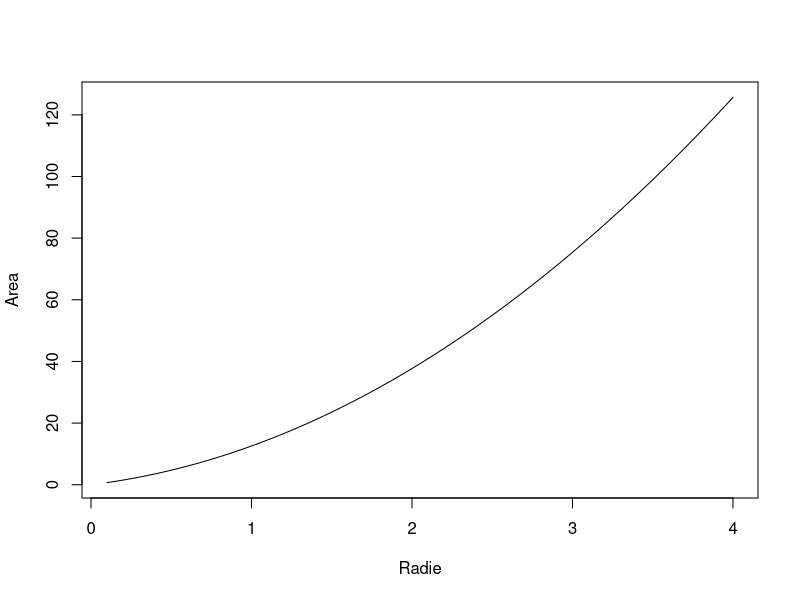
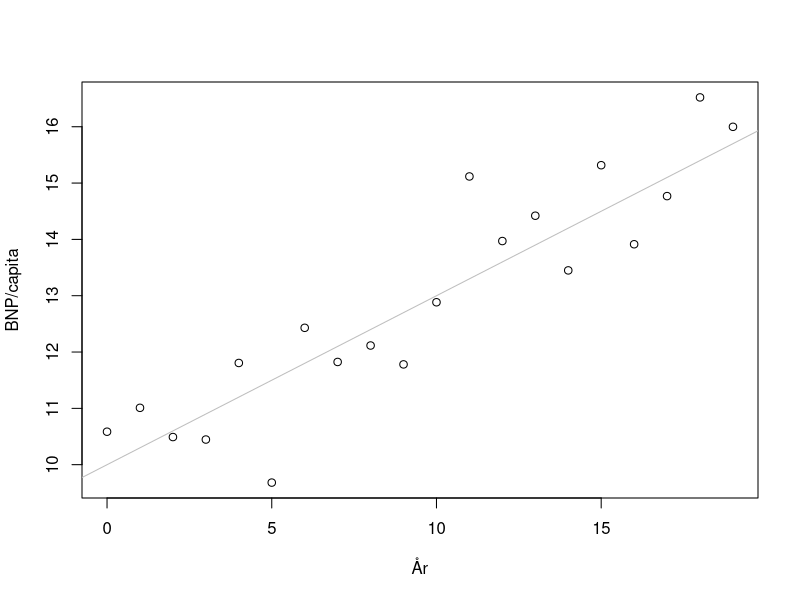
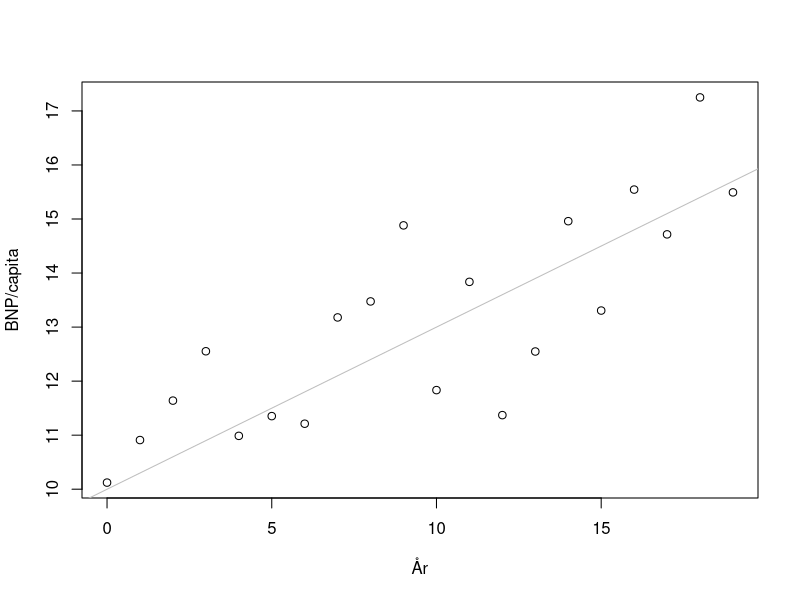

The R source for these figures, in order:
## ---- chunk 1
knitr::opts_chunk$set(echo = TRUE)
## ---- chunk 2
x <- pi + 1
## ---- chunk 3
cylinder_area <- function(r, h) {
  2 * pi * r * h + 2 * pi * r^2
}
## ---- chunk 4
radier <- seq(from = 0.1, to = 4, length.out = 100) 
areor <- cylinder_area(radier, 1)
plot(radier, areor, 
     type = "l",
     main = "",
     ylab = "Area",
     xlab = "Radie")
## ---- chunk 5
medelv1 <- function(x) {
  sum(x) / length(x)
}

medelv1(1:10)
mean(1:10)
## ---- chunk 6
medelv2 <- function(x) {
  mu <- 0
  n <- length(x)
  for (i in 1:length(x)) {
    mu <- mu + x[i] / n
  }
  mu
}

medelv2(1:10)
mean(1:10)
## ---- chunk 7
set.seed(12345)

år <- 0:19
bnp_capita <- 10 + 0.3 * år + rnorm(20)
## ---- chunk 8
plot(år, bnp_capita, 
     main = "",
     ylab = "BNP/capita",
     xlab = "År")
abline(a = 10, b = 0.3, col = "grey")
## ---- chunk 9
set.seed(42069)

år <- 0:19
bnp_capita <- 10 + 0.3 * år + rnorm(20)
plot(år, bnp_capita, 
     main = "",
     ylab = "BNP/capita",
     xlab = "År")
abline(a = 10, b = 0.3, col = "grey")
